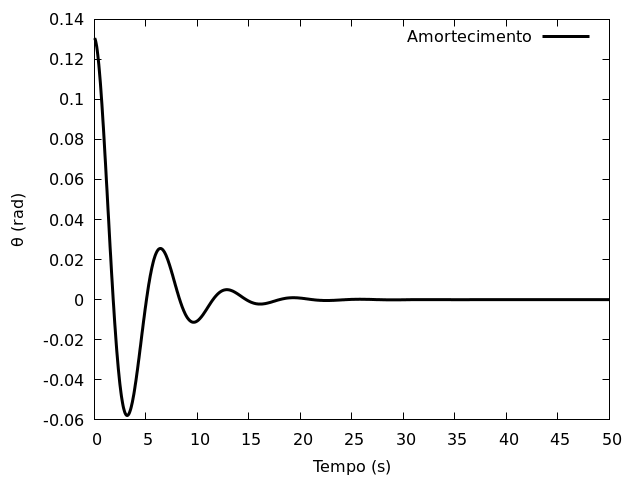

Reproduce this figure in gnuplot.
set terminal pngcairo size 640, 480
set output "grafico_oscilacao.png"
reset

set xlabel "Tempo (s)"
set ylabel "θ (rad)"

set style line 1 lc rgb "black" lw 3

plot 'saida_oscilacao.dat' using 1:2 with lines ls 1 t "Amortecimento"